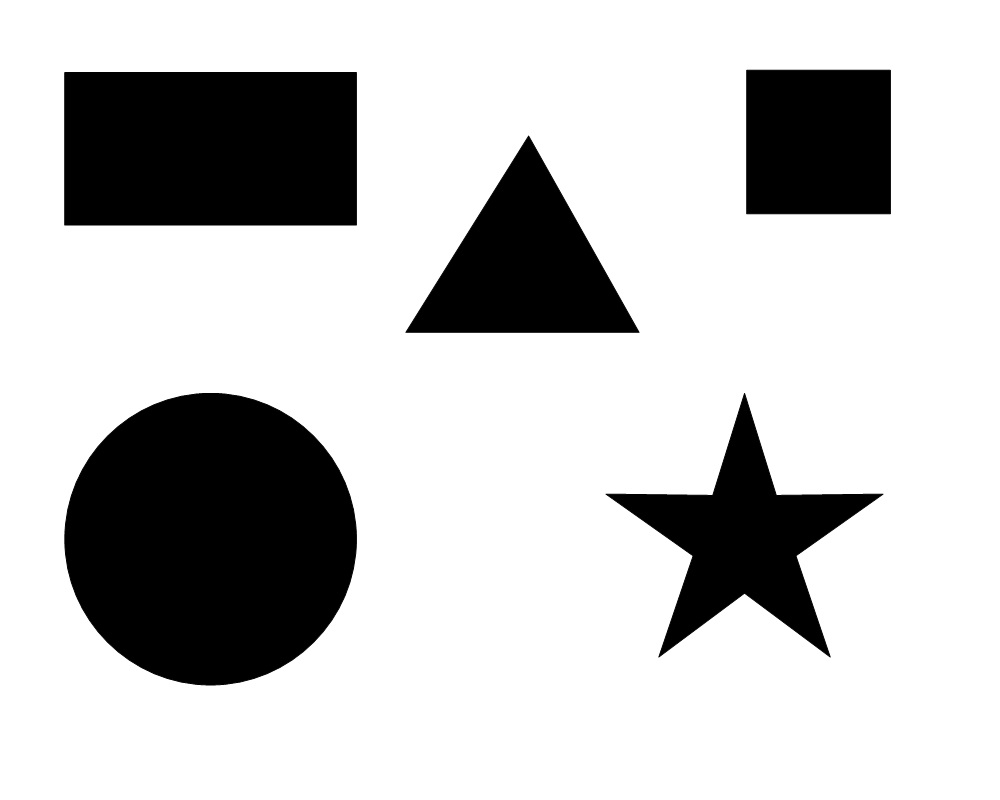
#> input picture FindShapes/images/someshapes.jpg, 1000 x 800 px
$ python sortedArea.py   (older library calls are emulated)
#> lines starting #> are read from the running program, lines starting #| are printed output that depends on the picture; after the words box and inside, x2 and y2 are one past the last pixel; in counts of white or black regions, pixels touching at a corner belong together
import cv2
import numpy as np

original_image = cv2.imread('images/someshapes.jpg')
#> original_image is the input picture: shape (800, 1000, 3); min 0, max 255, mean 197.7

gray = cv2.cvtColor(original_image, cv2.COLOR_BGR2GRAY)

blur = cv2.GaussianBlur(gray, (5,5), 0)
cv2.imshow("Blur", blur)
cv2.waitKey(0)

ret, thresh = cv2.threshold(blur, 127, 255, 1)
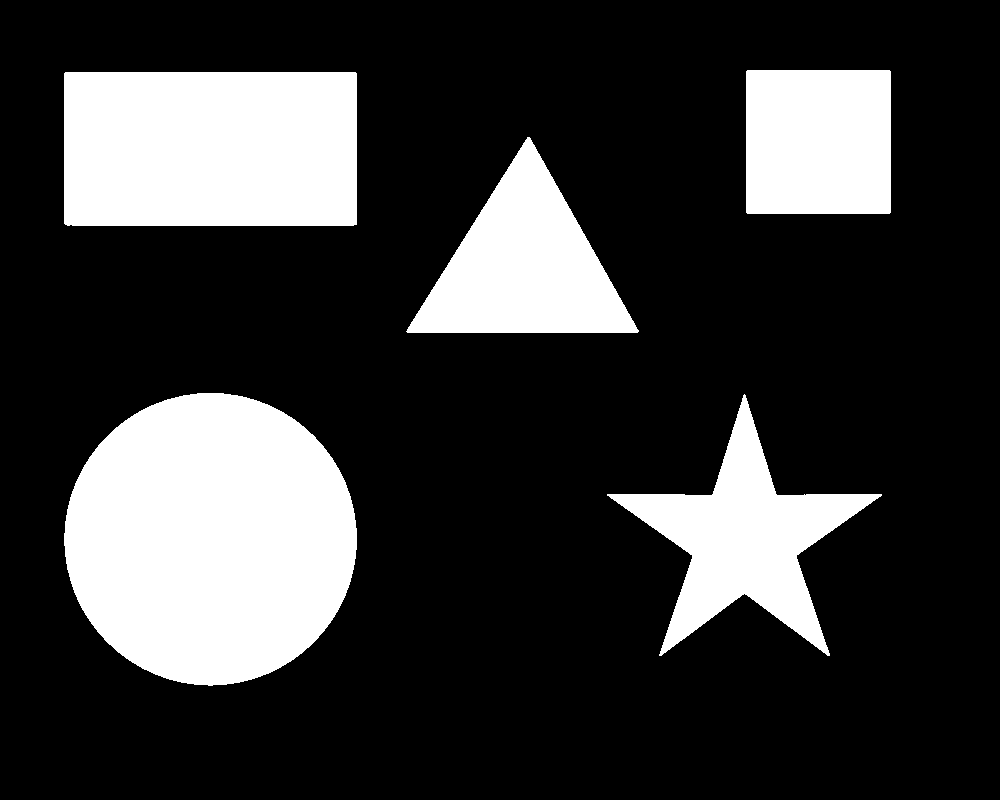
#> thresh: shape (800, 1000); 22.5% white; 5 white regions, box (x1, y1, x2, y2) and area: (64, 393, 357, 686) 67137, (64, 72, 357, 226) 45111, (607, 394, 882, 656) 23651, (406, 137, 639, 333) 23264, (746, 70, 891, 214) 20876
cv2.imshow("Threshold", thresh)
cv2.waitKey(0)

canny = cv2.Canny(thresh, 50,200)
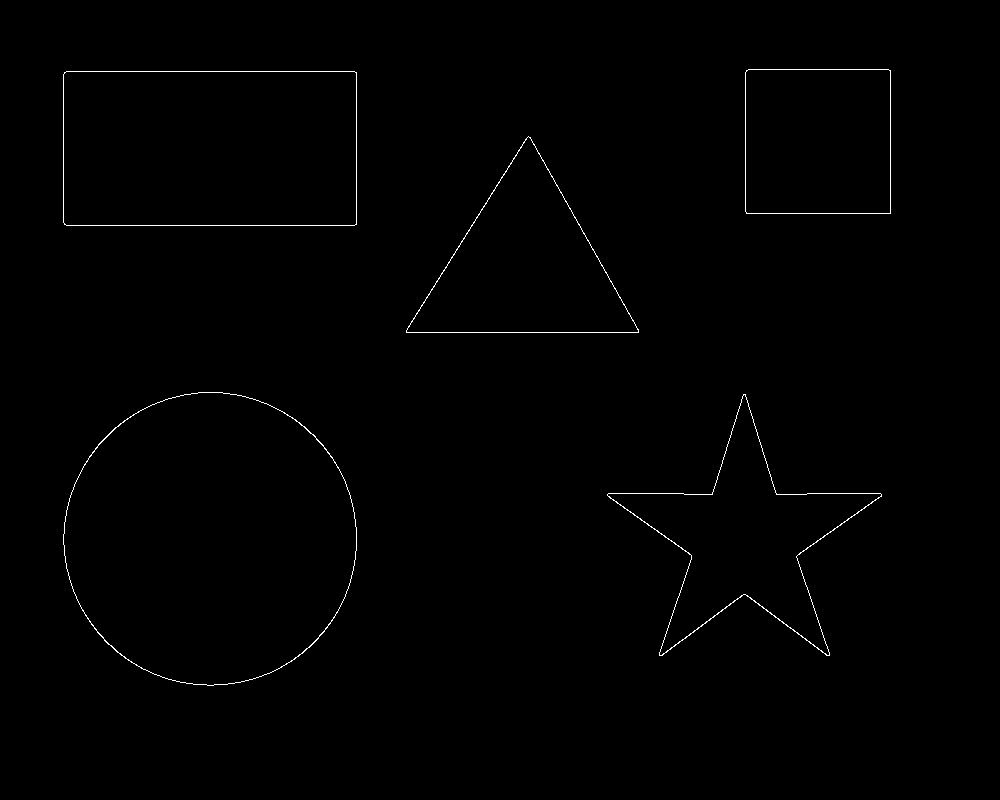
#> canny: shape (800, 1000); 0.53% white in thin lines or dots, all inside (x1, y1, x2, y2) = (63, 69, 891, 686)
cv2.imshow("Canny", canny)
cv2.waitKey(0)

_, contours, hierarchy = cv2.findContours(canny.copy(), cv2.RETR_EXTERNAL, cv2.CHAIN_APPROX_NONE)
#> contours = 5 contours; box (x1, y1, x2, y2) and area: (63, 392, 357, 686) 67200, (63, 71, 357, 226) 45111, (607, 394, 882, 656) 23822, (406, 136, 639, 333) 23184, (745, 69, 891, 214) 20873
print ('Number of contours', str(len(contours)))
#| Number of contours 5

#cv2.drawContours(image, contours, -1, (0,255,0), 3)
#cv2.imshow("Contours on Original", image)
#cv2.waitKey(0)

## Sorting based on areas
def get_contour_areas(contours):
	areas = []
	for contour in contours:
		area = cv2.contourArea(contour)
		areas.append(area)

	return areas

sorted_contours = sorted(contours, key=cv2.contourArea, reverse = True)
#> sorted_contours has the same summary as contours
print ("Sorted Areas", get_contour_areas(sorted_contours))
#> the loop in get_contour_areas, `for contour in contours:` made 5 passes
#> area on passes 1 to 5: 67200.5, 45111, 23822.5, 23183.5, 20873
#> after the loop in get_contour_areas, `for contour in contours:`: areas = [67200.5, 45111, 23822.5, 23183.5, 20873]
#| Sorted Areas [67200.5, 45111.0, 23822.5, 23183.5, 20873.0]

for (i, contour) in enumerate(sorted_contours):
	cv2.drawContours(original_image, [contour], -1, (0,255,0), 3)
	M = cv2.moments(contour)
	x = int(M['m10']/ M['m00'])
	y = int(M['m01']/ M['m00'])
	cv2.putText(original_image, str(i+1), (x-10, y+10), cv2.FONT_ITALIC, 1,(255,255,255), 1)
	cv2.waitKey(0)
	cv2.imshow('Contours by area', original_image)
#> this loop made 5 passes
#> (x, y) on passes 1 to 5: (209, 538), (209, 148), (743, 538), (523, 266), (817, 141)
#> pass 1, `cv2.imshow('Contours by area', original_image)`:
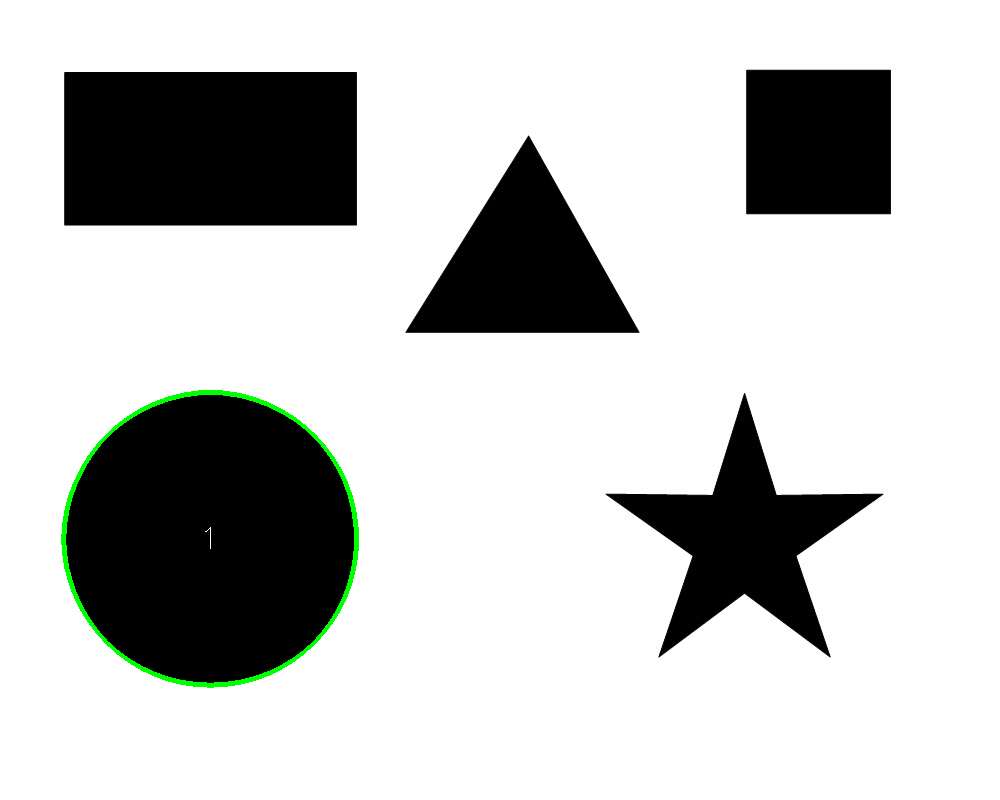
#> window 'Contours by area': shape (800, 1000, 3); mean B, G, R 197, 198.3, 197
#> pass 2, `cv2.imshow('Contours by area', original_image)`:
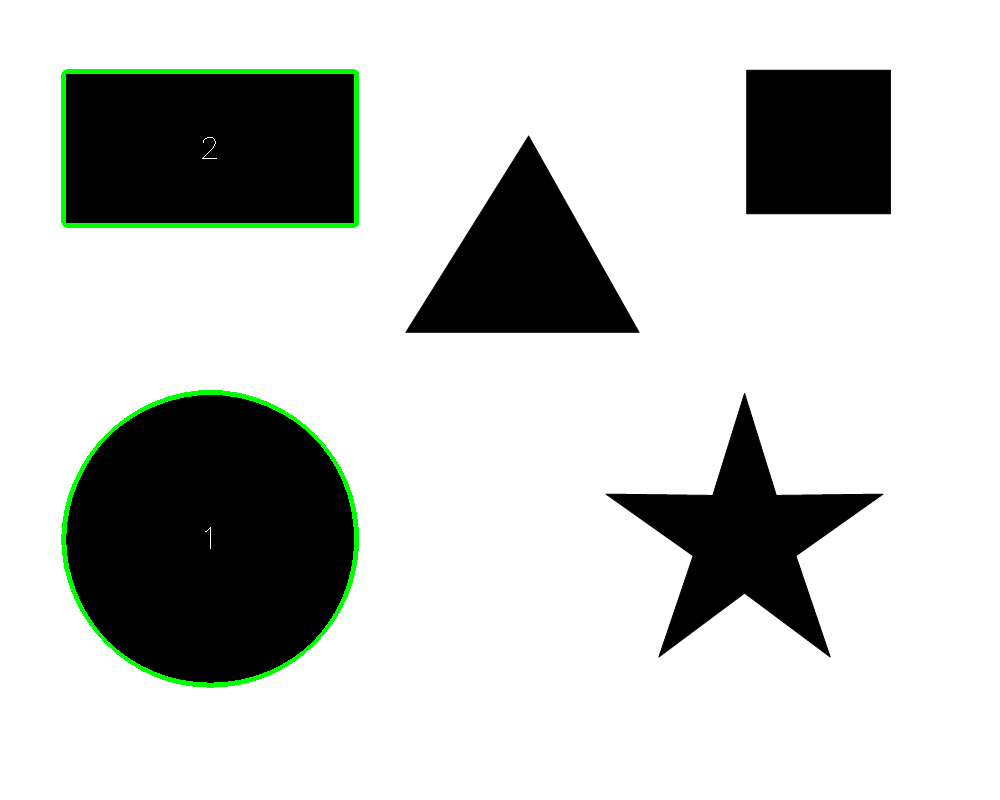
#> window 'Contours by area': shape (800, 1000, 3); mean B, G, R 196.3, 199, 196.3
#> after the loop:
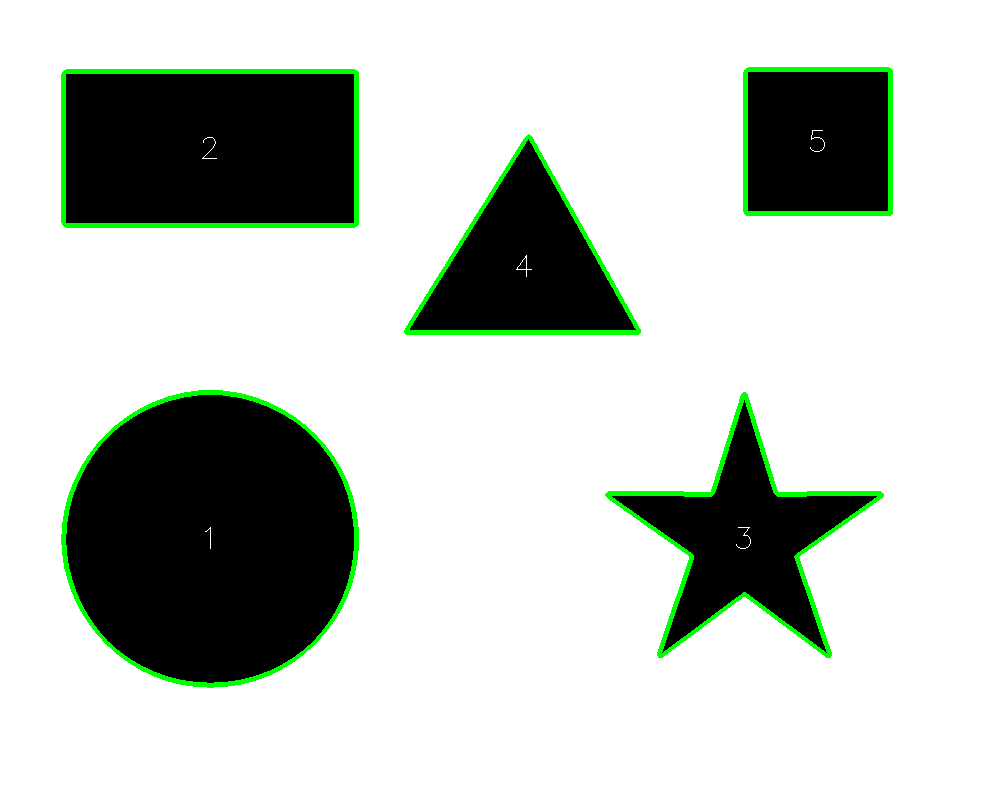
#> original_image: shape (800, 1000, 3); 2.44% of pixels changed, all inside (x1, y1, x2, y2) = (61, 67, 893, 688)

cv2.waitKey(0)
cv2.destroyAllWindows()

$ run again, with FindShapes/images/shapes.jpg copied over FindShapes/images/someshapes.jpg
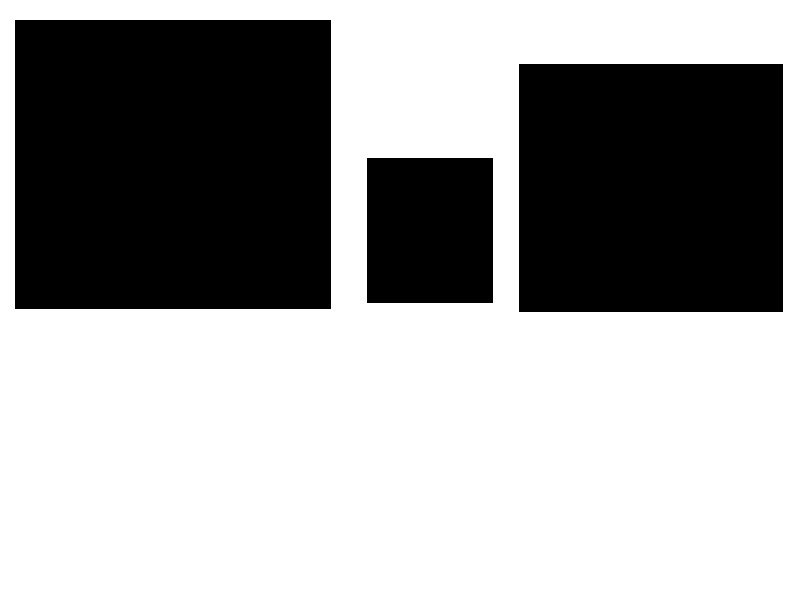
#> input picture FindShapes/images/shapes.jpg, 800 x 600 px
#> original_image is the input picture: shape (600, 800, 3); min 0, max 255, mean 162
#> `ret, thresh = cv2.threshold(blur, 127, 255, 1)`:
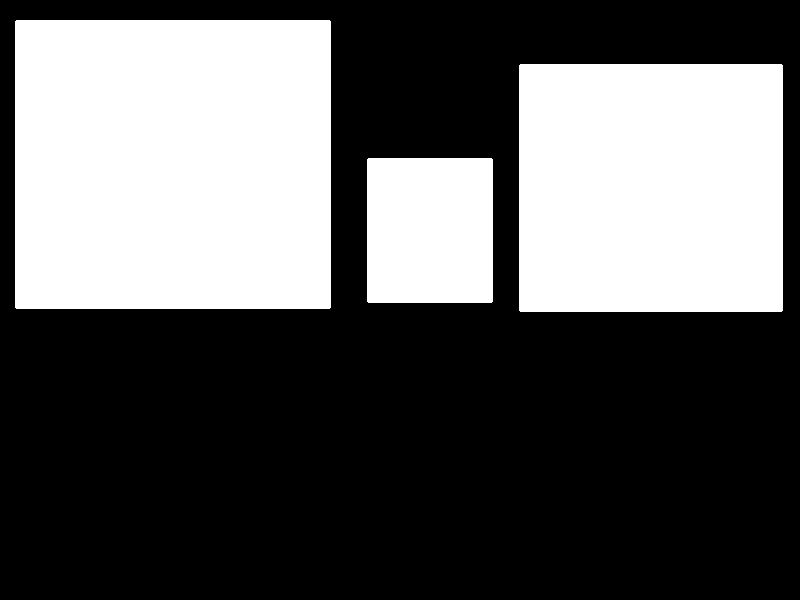
#> thresh: shape (600, 800); 36.5% white; 3 white regions, box (x1, y1, x2, y2) and area: (15, 20, 331, 309) 91320, (519, 64, 783, 312) 65468, (367, 158, 493, 303) 18266
#> canny: shape (600, 800); 0.58% white in thin lines or dots, all inside (x1, y1, x2, y2) = (14, 19, 783, 312)
#> contours = 3 contours; box (x1, y1, x2, y2) and area: (14, 19, 331, 309) 91317, (518, 63, 783, 312) 65465, (366, 157, 493, 303) 18263
#| Number of contours 3
#> sorted_contours has the same summary as contours
#> the loop in get_contour_areas, `for contour in contours:` made 3 passes
#> area on passes 1 to 3: 91317, 65465, 18263
#> after the loop in get_contour_areas, `for contour in contours:`: areas = [91317, 65465, 18263]
#| Sorted Areas [91317.0, 65465.0, 18263.0]
#> the loop `for (i, contour) in enumerate(sorted_contours):` made 3 passes
#> (x, y) on passes 1 to 3: (172, 163), (650, 187), (429, 229)
#> after the loop `for (i, contour) in enumerate(sorted_contours):`:
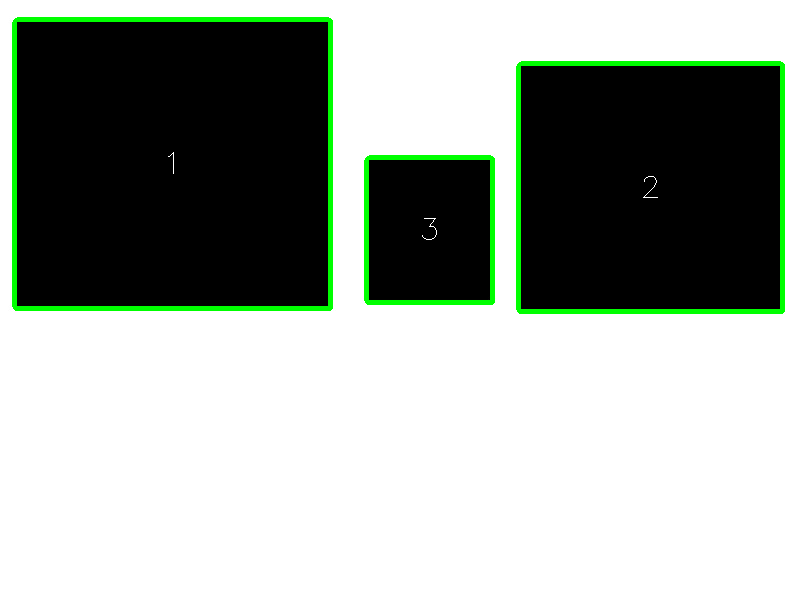
#> original_image: shape (600, 800, 3); 2.9% of pixels changed, all inside (x1, y1, x2, y2) = (12, 17, 785, 314)

$ run again, with FindShapes/images/shapestomatch.jpg copied over FindShapes/images/someshapes.jpg
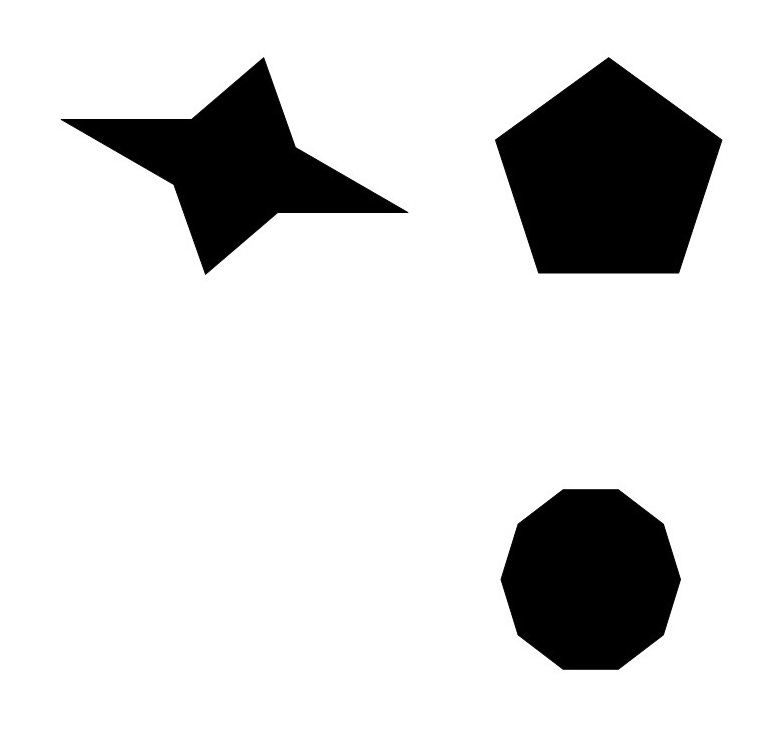
#> input picture FindShapes/images/shapestomatch.jpg, 782 x 752 px
#> original_image is the input picture: shape (752, 782, 3); min 0, max 255, mean 218.7
#> `ret, thresh = cv2.threshold(blur, 127, 255, 1)`:
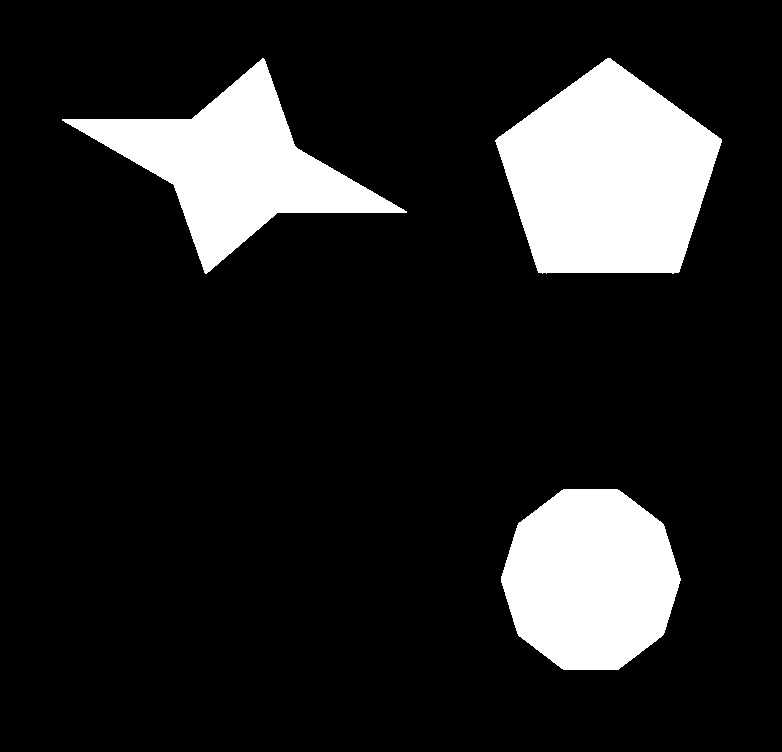
#> thresh: shape (752, 782); 14.2% white; 3 white regions, box (x1, y1, x2, y2) and area: (495, 58, 722, 274) 33963, (501, 489, 681, 670) 25180, (62, 58, 407, 274) 24586
#> canny: shape (752, 782); 0.39% white in thin lines or dots, all inside (x1, y1, x2, y2) = (62, 57, 722, 670)
#> contours = 3 contours; box (x1, y1, x2, y2) and area: (495, 57, 722, 274) 33947, (500, 488, 681, 670) 25223, (62, 58, 407, 274) 138
#| Number of contours 3
#> sorted_contours has the same summary as contours
#> the loop in get_contour_areas, `for contour in contours:` made 3 passes
#> area on passes 1 to 3: 33947, 25223, 138
#> after the loop in get_contour_areas, `for contour in contours:`: areas = [33947, 25223, 138]
#| Sorted Areas [33947.0, 25223.0, 138.0]
#> the loop `for (i, contour) in enumerate(sorted_contours):` made 3 passes
#> (x, y) on passes 1 to 3: (608, 175), (590, 578), (235, 165)
#> after the loop `for (i, contour) in enumerate(sorted_contours):`:
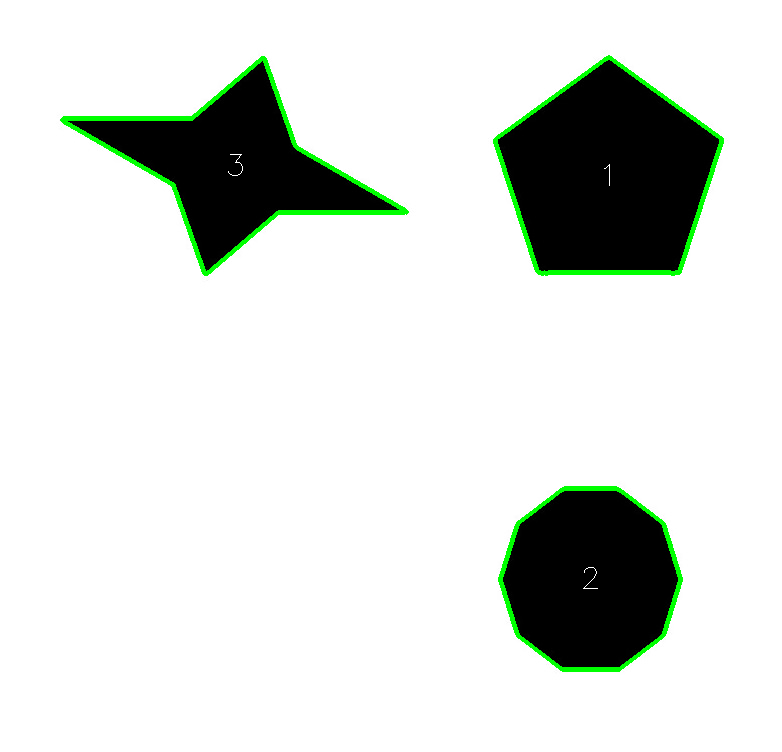
#> original_image: shape (752, 782, 3); 1.7% of pixels changed, all inside (x1, y1, x2, y2) = (60, 55, 724, 672)
